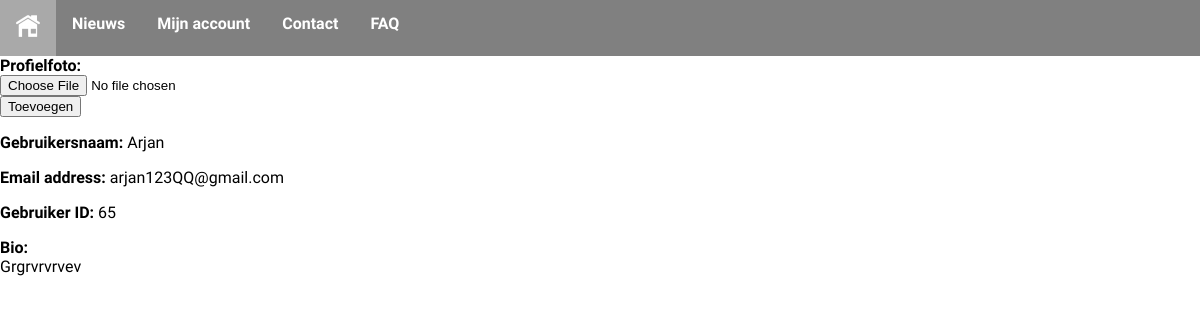
Page /profiel.php?gebruikers_id=65 on the committed database.
### tables this page shows
CREATE TABLE `gebruiker` (
  `id` int(11) NOT NULL,
  `naam` varchar(255) NOT NULL,
  `email` varchar(255) NOT NULL,
  `bio` text,
  `wachtwoord` varchar(255) NOT NULL,
  `status_code` int(11) NOT NULL DEFAULT '0',
  `verificatiecode` varchar(255) NOT NULL,
  `wachtwoordcode` varchar(255) DEFAULT NULL,
  `nieuwe_wachtwoord` varchar(255) DEFAULT NULL,
  `rol` varchar(10) NOT NULL DEFAULT 'standaard'
);

### profiel.php (the view, shortened to what this page needs)
<?php
require 'utils/database_connection.php';
if (isset($_GET['gebruikers_id'])) {
$sql_userinfo = "select naam, email, bio from gebruiker where id = '$id'";
$get_userinfo = $mysqli->query($sql_userinfo);
while ($row = $get_userinfo->fetch_assoc()) {
    $naam = $row['naam'];
    $email = $row['email'];
    $user_bio = $row['bio'];
}
$user_bio = str_replace("\n","<br/>",$user_bio);
} else {
    header('location: index.php');
}
?>
<!DOCTYPE html>
<html lang="nl">
<head>
</head>
<body>
<div><?php include 'menu.php'; ?></div>
<form action="" method="post">
     <b>Profielfoto:</b><br/>
     <input type="file" name="foto" value="foto" id="foto"><br/>
     <input type="submit" name="toevoegen" value="Toevoegen">
</form>
<p><b>Gebruikersnaam: </b> <?php echo $naam;?></p>
<p><b>Email address: </b><?php echo $email;?></p>
<p><b>Gebruiker ID: </b> <?php echo $id;?></p>
<p><b>Bio: </b></br> <?php echo $user_bio;?></p><br/><br/>
</body>
</html>

### utils/styles.css (style rules this page uses)
body { margin: 0; font-family: 'M PLUS Rounded 1c', sans-serif; }

### rows in the picture
gebruiker: naam "Arjan", email "arjan123QQ@gmail.com", bio "Grgrvrvrvev"

### other values in the picture
$id "65"
